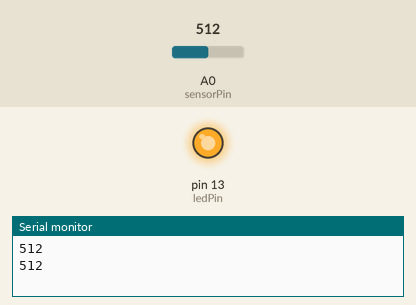
This sketch was run on a simulated Arduino Uno, built with avr-gcc and run on an emulated ATmega328P. Shown: output pins drawn as LEDs (lit = HIGH), the last lines printed to the serial monitor. Inputs (shaded band) come from the test bench; at power-on: A0 (sensorPin) = 512.

Above: at 1.2 s.
1.3 s: A0 (sensorPin) set to 122
4.3 s: A0 (sensorPin) set to 0
At 4.8 s:
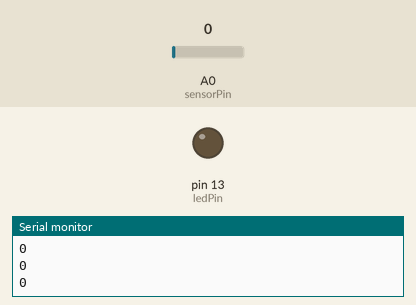
5.8 s: A0 (sensorPin) set to 306
At 6.56 s:
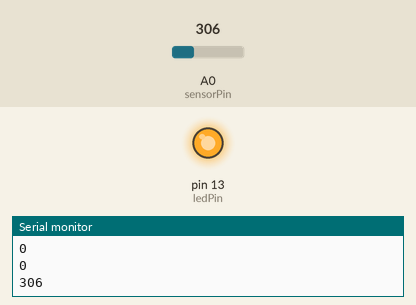
Timing chart, 0 to 14.8 s (numbered marks = the images above; inputs shaded):
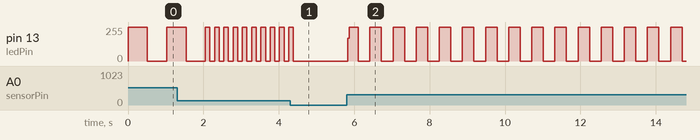

The sketch:

Analog_Input_With_LDR_Value.ino
```cpp
int sensorPin = A0;    // select the input pin for the potentiometer
int ledPin = 13;      // select the pin for the LED
int sensorValue = 0;  // variable to store the value coming from the sensor

void setup() {
  // declare the ledPin as an OUTPUT:
  pinMode(ledPin, OUTPUT);
   Serial.begin(9600);
}

void loop() {
   // read the input on analog pin 0:
  int sensorValue = analogRead(A0);
  // print out the value you read:
  Serial.println(sensorValue);
  delay(1);        // delay in between reads for stability
  // read the value from the sensor:
  sensorValue = analogRead(sensorPin);
  // turn the ledPin on
  digitalWrite(ledPin, HIGH);
  // stop the program for <sensorValue> milliseconds:
  delay(sensorValue);
  // turn the ledPin off:
  digitalWrite(ledPin, LOW);
  // stop the program for for <sensorValue> milliseconds:
  delay(sensorValue);
}
```

Measured:
- after the input at 4.3 s, pin 13 (ledPin): goes on until 4.4 s, then stays 0/255
- after the input at 5.8 s, pin 13 (ledPin): 0/255 → 171/255 at once, then moves between 0/255 and 255/255, repeating every 1.2 s
- by itself, pin 13 (ledPin): repeats every 0.25 s: 255/255 0.12 s, 0/255 0.12 s
